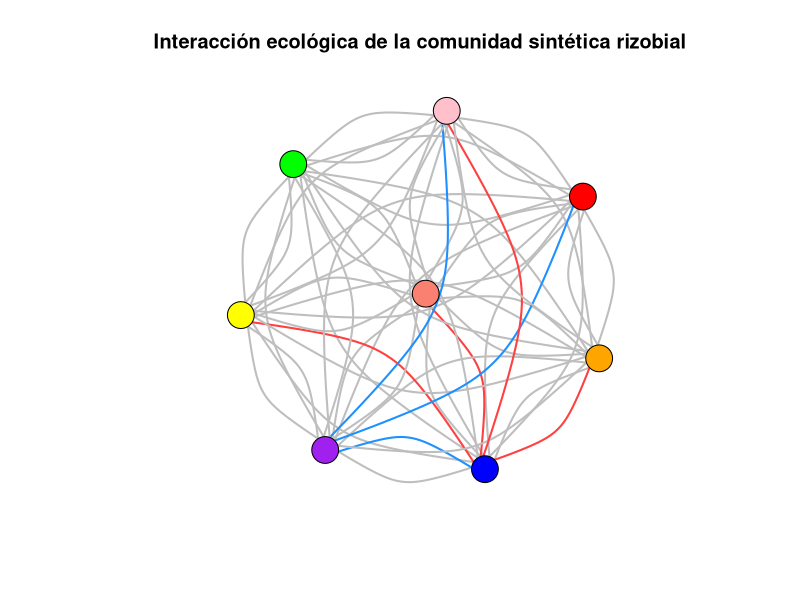

The R source for this figure:
#Instalar las siguienrtes paqueteias con su respectiva librería para cargar los programas y comandos que vamos a utilizar.
install.packages("igraph")
install.packages("reshape2")

library(igraph)
library(reshape2)

#matriz de 8x8 con valores -1, 0, 0.5 y 1
matrizinteraccion <- matrix(c(
  -1, 0.5, 1, 0.5, 1, 1, 0, 1,
  0.5, -1, 0.5, 0.5, 0.5, 0.5, 0, 0.5,
  0.5, 0.5, -1, 0.5, 0.5, 0.5, 0.5, 0.5,
  0.5, 0.5, 0.5, -1, 0.5, 0.5, 0.5, 0.5,
  0.5, 0.5, 0.5, 0.5, -1, 0.5, 0.5, 0.5,
  0.5, 0.5, 0.5, 0.5, 0.5, -1, 0.5, 0.5,
  0.5, 0.5, 0.5, 0.5, 0.5, 0.5, -1, 0.5,
  0.5, 0.5, 0.5, 0.5, 0.5, 0.5, 0, -1
), nrow = 8, byrow = TRUE)

#Convertir la matriz de interaccion de 8X8 a un data frame.
edges <- melt(matrizinteraccion)
colnames(edges) <- c("row", "col", "weight")
edges <- edges[edges$weight > -1, ]  # Filtrar las interacciones nulas

#Crear un grafo bipartito
g <- graph_from_data_frame(d=edges, directed=FALSE)

#Asignar nombres a los vértices si no existen
if (is.null(V(g)$name)) {
  V(g)$name <- as.character(1:vcount(g))
}

#Definir una función para asignar colores según el peso
asignar_color <- function(weight) {
  if (weight == -1) {
    return("white")
  } else if (weight == 0.5) {
    return("gray")
  } else if (weight == 1) {
    return("#FF4040")
  } else if (weight == 0) {
    return("dodgerblue1") 
  }
}

#Aplicar la función a cada interacción en el gráfico
E(g)$color <- sapply(E(g)$weight, asignar_color)

#Aplicar e individualizar los nodos por diferenes colores para identificar la cepa.
colores_nodos <- c("red", "salmon", "green", "orange", "yellow", 
                   "purple", "pink", "blue")
V(g)$color <- colores_nodos


#Para desarrollar la red usamos la siguiente línea de comando.
plot(g, vertex.label=NA, edge.width=2, main="Interacción ecológica de la comunidad sintética rizobial") 
         
#Para agregar leyenda de las cepas rizobiales, seguimos la siguiente línea.
#legend("bottomleft", legend=c("POP5", "MIM1", "AM1", "C1", "CFNEI156", "SP7", "CH24-10", "CCGE2031"),
       #col=colores_nodos, 
       #pch=21, 
       #pt.bg=colores_nodos, 
       #pt.cex=2, 
       #cex=0.8, 
       #bty="n", 
       #ncol=1, 
      #title="Cepas rizobiales")
  
#Finalmente, agregamos la leyenda que. corresponde al tipo de interacción ecológica
#legend("topright", legend=c("Neutra", "Antagónica"), 
       #col=c("dodgerblue1", "#FF4040"), lty=1, lwd=2, 
       #title="Interacción ecológica")

